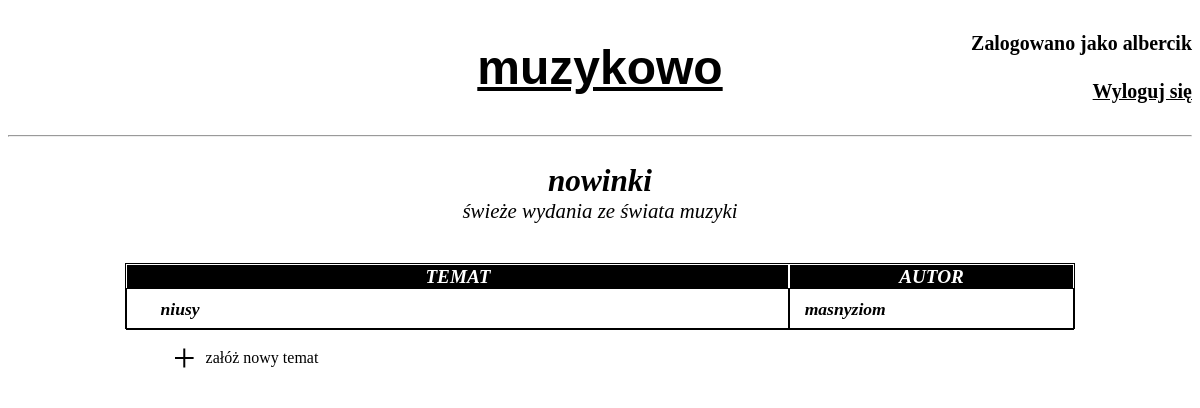
The page /nowinki/ (signed in) on the database its author committed.
### Forum/models.py (models this page shows, shortened)
class Section(models.Model):
    id = models.AutoField(primary_key=True)
    sortOrder = models.IntegerField()
    name = models.CharField(max_length=64)
    description = models.CharField(max_length=128, default='')

class Thread(models.Model):
    id = models.AutoField(primary_key=True)
    section = models.ForeignKey(Section, on_delete=models.CASCADE)
    title = models.CharField(max_length=128)
    content = models.TextField()
    author = models.ForeignKey(User, on_delete=models.DO_NOTHING)

### Forum/views.py (the view, shortened to what this page needs)
# urls.py: path('<str:sectionName>/', views.sectionpage, name='sectionpage'),
def sectionpage(request, sectionName):
    section = Section.objects.get(name = sectionName)
    threads = Thread.objects.filter(section=section)
    return render(request, 'section.html', {
        'section': section,
        'threads': threads,
    })

### templates/section.html (shortened to what this page needs)
{% extends 'base.html' %}
{% block 'siteContent' %}
<div class="sectionTitle">
    <h2>{{section.name}}</h2>
    <h4>{{section.description}}</h4>
</div>
<div class="sections">
    <div class="sectionsHeader">
        <p><b><i>TEMAT</i></b></p>
        <p><b><i>AUTOR</i></b></p>
    </div>
    {% for thread in threads %}
    <div class="section">
        <a href="{% url 'threadpage' section.name thread.id %}"><p><i><b>{{ thread.title }} </b></i></p></a>
        <p><b><i>{{ thread.author }}</i></b></p>
    </div>
    {% endfor %}
</div>
{% if user.is_authenticated %}
    <div class="makeThread">
        <a href="{% url 'newthread' section.name %}">
            <p class="bigPlus">+</p><p>załóż nowy temat</p>
        </a>
    </div>
{% endif %}
{% endblock %}

### templates/base.html (shortened to what this page needs)
<!DOCTYPE html>
<html>
    <head>
    </head>
    <body>
        <div class="topbar">
            <a class="logotype" href="/"><h1 class="logotype">muzykowo</h1></a>
            <div class="userlogin">
                {% if user.is_authenticated %}
                <h5>Zalogowano jako {{ user.username }}</h5>
                <a href="{% url 'logout' %}">
                    <h5>Wyloguj się</h5>
                </a>
                {% else %}
                <h5>Nie jesteś zalogowany</h5>
                <a href="{% url 'login' %}">
                    <h5>Zaloguj się</h5>
                </a>
                {% endif %}
            </div>
        </div>
        <hr>
        {% block 'siteContent' %}
        {% endblock %}
    </body>
</html>

### templates/base.html (style rules this page uses)
a { color: black; }
.topbar { display: grid; grid-template-columns: 30% 40% 30%; font-size: 1.5em; }
.logotype { font-family: Verdana, Geneva, Tahoma, sans-serif; grid-column-start: 2; text-align: center; }
.userlogin { text-align: right; grid-column-start: 3; display: flex; flex-direction: column; justify-content: space-evenly; }
.userlogin h5 { margin: 0; }

### templates/section.html (style rules this page uses)
.sections { margin-top: 5vh; margin-left: auto; margin-right: auto; border: 1px black solid; width: 80%; }
.sectionsHeader { display: grid; min-height: 3vh; grid-template-columns: 70% 30%; }
.section { display: grid; min-height: 5vh; grid-template-columns: 70% 30%; }
.section p { padding-left: 5%; text-align: left; display: flex; align-items: center; margin: 0; padding-top: auto; padding-bottom: auto; height: 100%; font-size: 1.1em; border: 1px black solid; }
.sectionsHeader p { font-size: 1.2em; color: white; background-color: black; display: flex; justify-content: center; align-items: center; margin: 0; padding-top: auto; padding-bottom: auto; height: 100%; border: 1px white solid; }
.section a { text-decoration: none; }
.sectionTitle { font-style: italic; text-align: center; margin: 0; font-size: 1.3em; }
.sectionTitle h2 { margin-bottom: 0; }
.sectionTitle h4 { font-weight: 100; margin: 0; }
.bigPlus { font-size: 2.5em; }
.makeThread { margin-left: 20vh; }
.makeThread a { display: flex; align-items: center; text-decoration: none; }
.makeThread p { height: 100%; text-align: center; align-self: center; margin: 5px; }

### rows shown on the page
Section: name "nowinki", description "świeże wydania ze świata muzyki"
Thread: title "niusy", author "masnyziom"

### other values the page prints
{{ user.username }} "albercik"
